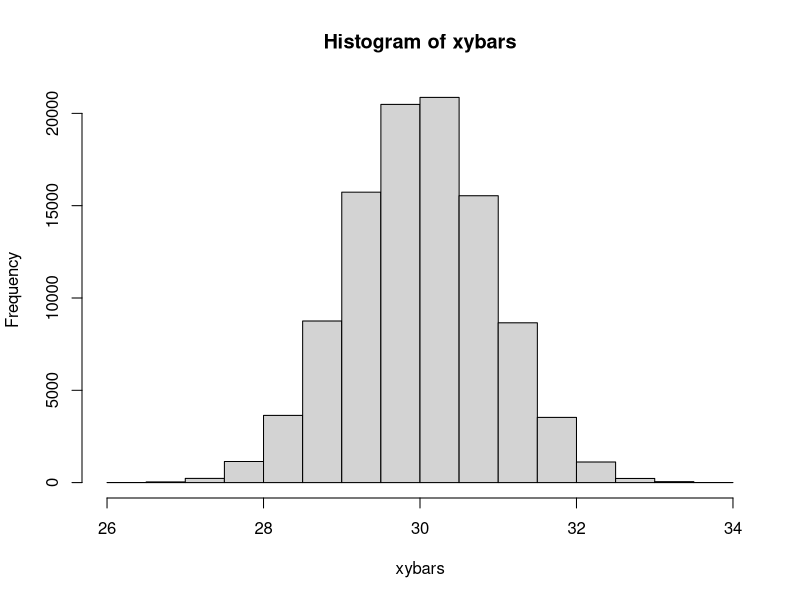

This chart was generated by the following R code:
## ---- chunk 1
set.seed(100)

n_draws <- 100000 # Number of draws/simulations
n <- 30 # Sample size
xybars <- rep(0, n_draws) # Vector to stores draws for sum of sample means

mu_X <- 10
mu_Y <- 20
sigma_X <- 3
sigma_Y <- 4

for (i in 1:n_draws){
  x_sample <- rnorm(n, mu_X, sigma_X)
  y_sample <- rnorm(n, mu_Y, sigma_Y)
  
  xbar <- mean(x_sample)
  ybar <- mean(y_sample)
  xybars[i] <- xbar + ybar
}

mean(xybars)
sd(xybars)

hist(xybars)
## ---- chunk 2
mu23 <- 180
sigma23 <- 10
n23 <- 64

# You could do it this way

pnorm(179, mu23, sigma23/sqrt(n23))
1-pnorm(182, mu23, sigma23/sqrt(n23))
pnorm(182, mu23, sigma23/sqrt(n23)) - pnorm(179, mu23, sigma23/sqrt(n23))

# Or you could do it this way

pnorm((179-mu23)/(sigma23/sqrt(n23)))
1-pnorm((182-mu23)/(sigma23/sqrt(n23)))
pnorm((182-mu23)/(sigma23/sqrt(n23))) - pnorm((179-mu23)/(sigma23/sqrt(n23)))
## ---- chunk 3
mu24 <- 10
sigma24 <- 2
n24 <- 50

# You could do it this way

qnorm(0.85, mu24, sigma24/sqrt(n24))
qnorm(0.2, mu24, sigma24/sqrt(n24))
qnorm(0.25, mu24, sigma24/sqrt(n24))
qnorm(0.75, mu24, sigma24/sqrt(n24))
qnorm(0.5, mu24, sigma24/sqrt(n24))

# Or you could do it this way

qnorm(0.85)*sigma24/sqrt(n24) + mu24
qnorm(0.2)*sigma24/sqrt(n24) + mu24
qnorm(0.25)*sigma24/sqrt(n24) + mu24
qnorm(0.75)*sigma24/sqrt(n24) + mu24
qnorm(0.5)*sigma24/sqrt(n24) + mu24
